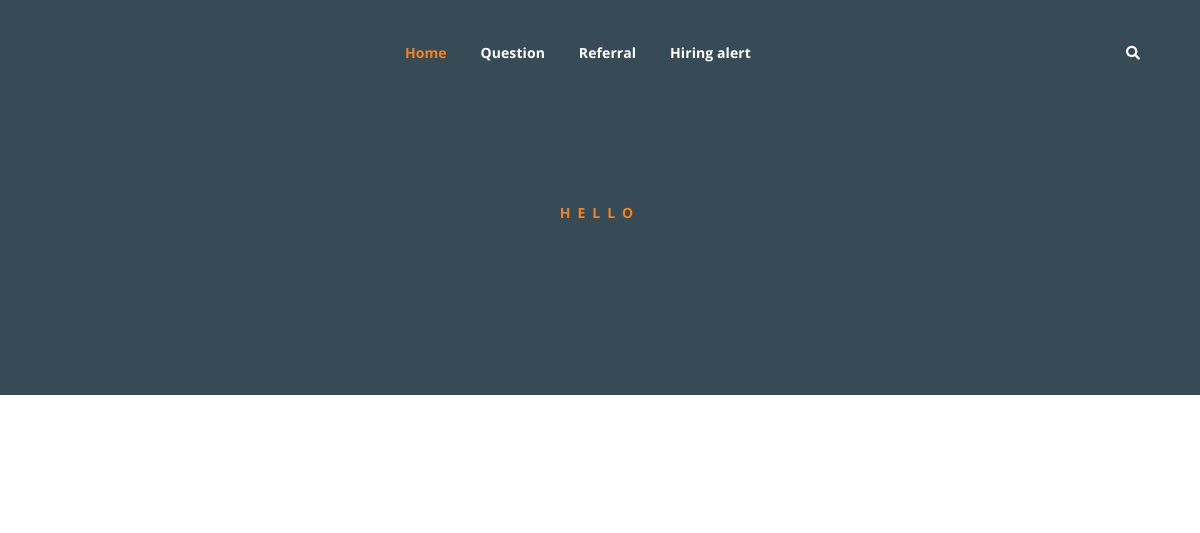
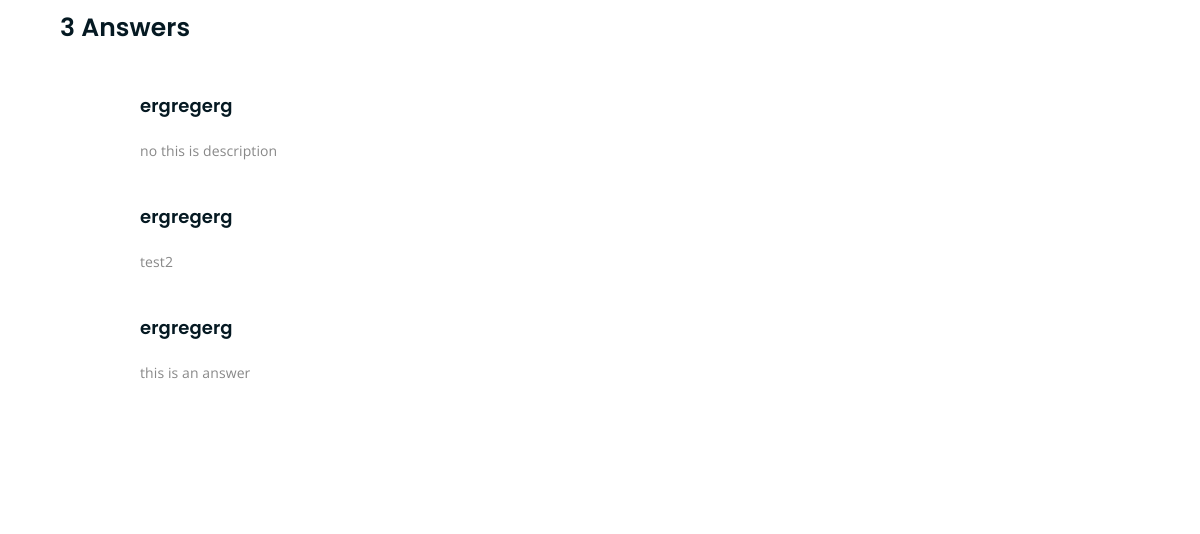
/Student/answer/1/ (upper part), run on an earlier commit of the app's database (2 pictures, top to bottom).
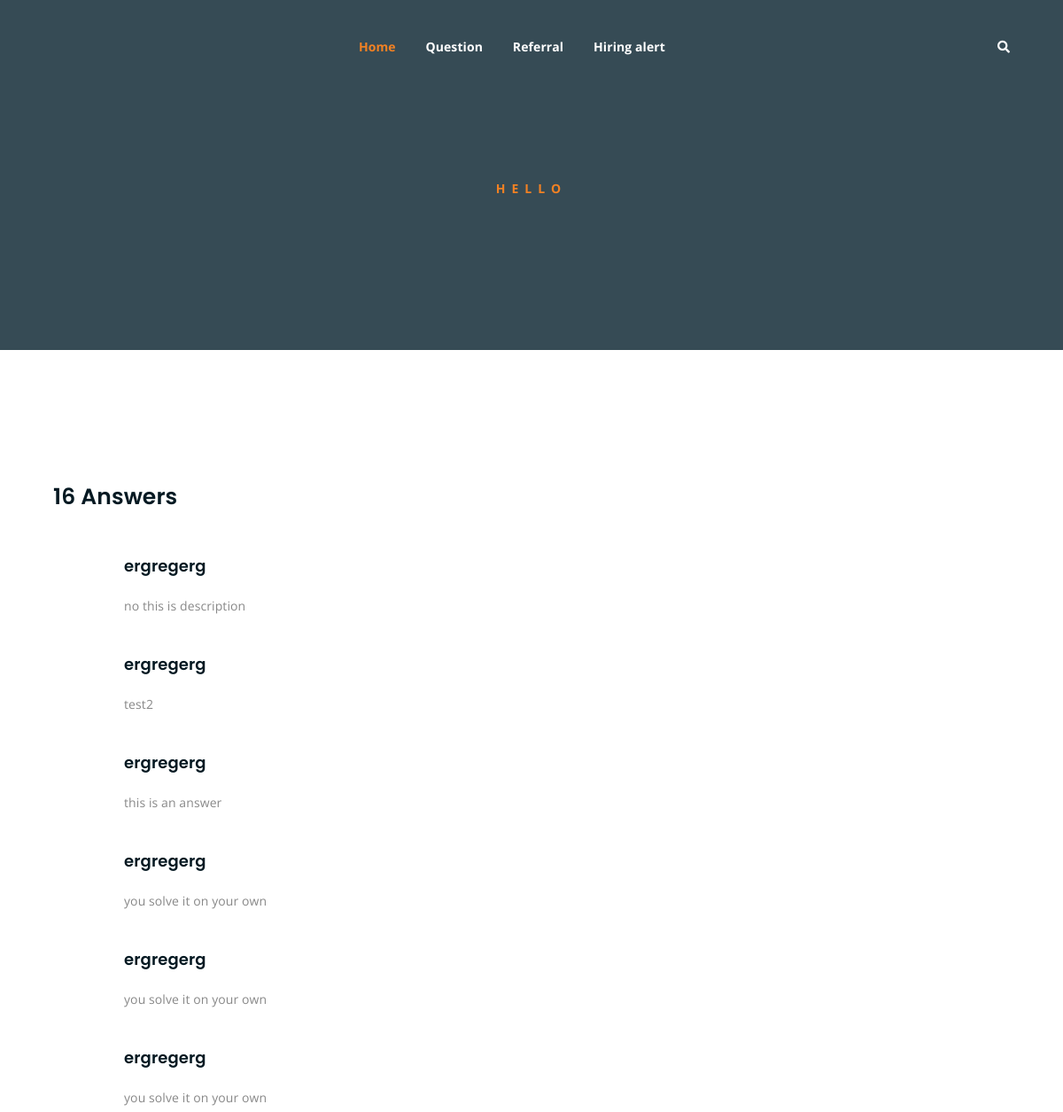
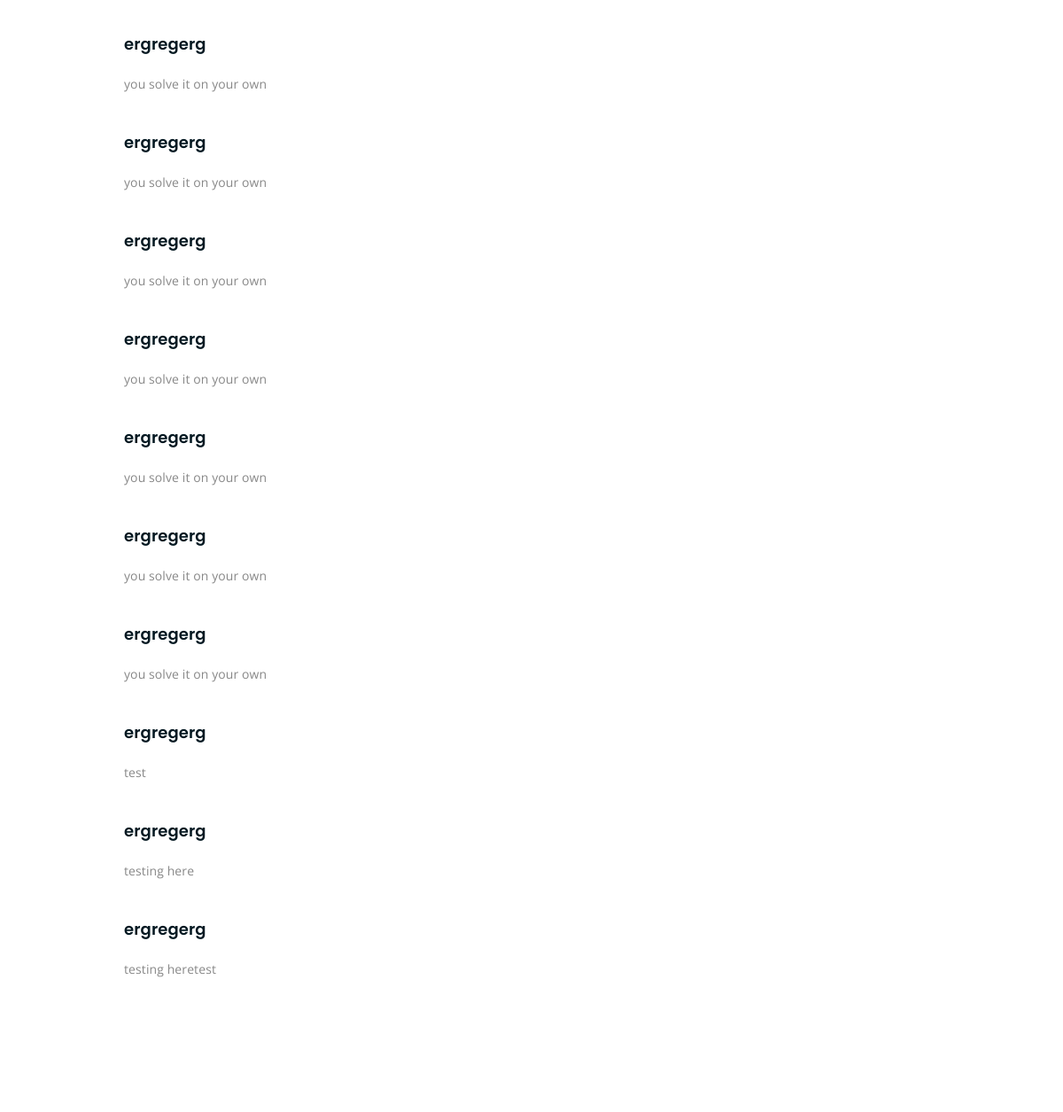
And on a later commit of the database (2 pictures, top to bottom).
### main/models.py (models this page shows)
class Answer(models.Model):
    question = models.ForeignKey(Question,on_delete=models.CASCADE)
    description = models.TextField()
    image = models.ImageField(upload_to='mainapp/question_images/', null=True)
    student = models.ForeignKey(User, on_delete=models.CASCADE)
    date_posted = models.DateTimeField(default=datetime.datetime.now())

class Question(models.Model):
    title = models.CharField(max_length=500)
    description = models.TextField()
    image = models.ImageField(upload_to='mainapp/question_images/', null=True)
    student = models.ForeignKey(User, on_delete=models.CASCADE)
    date_posted = models.DateTimeField(default=datetime.datetime.now)

### main/views.py (the view)
def StudentAnswerListView(request, pk):
    context = {
        "student": Student.objects.filter(user__pk=pk).first(),
        "answers": Answer.objects.filter(student__pk=pk),
    }
    print("in student")
    return render(request, "main/profile_ans.html", context)

### main/templates/main/profile_ans.html (shortened to what this page needs)
{% extends "main/base.html" %}
{% block content%}
<div class="breadcrumb-section breadcrumb-bg">
    <div class="container">
        <div class="row">
            <div class="col-lg-8 offset-lg-2 text-center">
                <div class="breadcrumb-text">
                    <p>Hello</p>
                </div>
            </div>
        </div>
    </div>
</div>
<div class="contact-from-section mt-150 mb-150">
    <div class="container">
            <div class="col-lg-8 mb-5 mb-lg-0">
                <div class="comments-list-wrap">
                    <h3 class="comment-count-title">{{ answers.count }} Answers</h3>
                    <div class="comment-list">
                        {%for ans in answers%}
                        <div class="single-comment-body">
                            <div class="comment-text-body">
                                <h4>{{ans.question.title}}</h4>
                                <p>{{ans.description}}</p>
                            </div>
                        </div>
                        {%endfor%}
                    </div>
                </div>
            </div>
        </div>
</div>
{% endblock content%}

### main/templates/main/base.html (shortened to what this page needs)
{% load static %}
<!DOCTYPE html>
<html lang="en">
<head>
	<link rel="stylesheet" href="{% static 'main/css/all.min.css' %}">
	<link rel="stylesheet" href="{% static 'main/bootstrap/css/bootstrap.min.css' %}">
	<link rel="stylesheet" href="{% static 'main/css/owl.carousel.css' %}">
	<link rel="stylesheet" href="{% static 'main/css/magnific-popup.css' %}">
	<link rel="stylesheet" href="{% static 'main/css/animate.css' %}">
	<link rel="stylesheet" href="{% static 'main/css/meanmenu.min.css' %}">
	<link rel="stylesheet" href="{% static 'main/css/main.css' %}">
	<link rel="stylesheet" href="{% static 'main/css/responsive.css' %}">
</head>
<body>
	<div class="top-header-area" id="sticker">
		<div class="container">
			<div class="row">
				<div class="col-lg-12 col-sm-12 text-center">
					<div class="main-menu-wrap">
						<nav class="main-menu">
							<ul>
								<li class="current-list-item"><a href="#">Home</a>
								</li>
								<li><a href="{% url 'Questions-list-view' %}">Question</a>
								</li>
								<li><a href="#">Referral</a>
								</li>
								<li><a href="news.html">Hiring alert</a>
								</li>
								<li>
									<div class="header-icons">
										<a class="mobile-hide search-bar-icon" href="#"><i
												class="fas fa-search"></i></a>
									</div>
								</li>
							</ul>
						</nav>
					</div>
				</div>
			</div>
		</div>
	</div>
	{% block content %} {% endblock %}
</body>
</html>

### main/static/main/css/main.css (style rules this page uses)
html { font-size: 14px; font-weight: 400; line-height: 28px; height: 100%; }
body { font-family: "Open Sans", sans-serif; font-weight: 400; font-size: 1rem; letter-spacing: 0.1px; line-height: 1.8; color: #051922; overflow-x: hidden; }
a { cursor: pointer; text-decoration: none; -webkit-transition: all 0.2s ease-in-out; -o-transition: all 0.2s ease-in-out; transition: all 0.2s ease-in-out; }
h1, .h1, h2, .h2, h3, .h3, h4, .h4, h5, .h5, h6, .h6 { font-family: "Poppins", sans-serif; font-weight: 700; margin: 0 0 1.25rem 0; color: #051922; }
h3, .h3 { font-size: 2rem; font-weight: 700; line-height: 2.25rem; }
h4, .h4 { font-size: 1.5rem; font-weight: 700; line-height: 1.75rem; }
p { font-family: "Open Sans", sans-serif; font-weight: 400; font-size: 1rem; letter-spacing: 0.1px; line-height: 1.8; color: #051922; margin: 0 0 1.25rem 0; }
p:last-child { margin: 0; }
.mt-150 { margin-top: 150px; }
.mb-150 { margin-bottom: 150px; }
.breadcrumb-bg { background-image: url(../img/breadcrumb-bg.jpg); }
.breadcrumb-text p { color: #F28123; font-weight: 700; text-transform: uppercase; letter-spacing: 7px; }
.breadcrumb-section { padding: 150px 0; background-size: cover; background-position: center center; position: relative; z-index: 1; background-attachment: fixed; padding-top: 200px; }
.breadcrumb-section:after { position: absolute; left: 0; top: 0; width: 100%; height: 100%; content: ""; background-color: #07212e; z-index: -1; opacity: 0.8; }
.top-header-area { position: absolute; z-index: 999; width: 100%; padding: 25px 0; }
nav.main-menu ul { margin: 0; padding: 0; list-style: none; }
nav.main-menu ul li { display: inline-block; }
nav.main-menu ul li a { color: #fff; font-weight: 700; display: block; padding: 15px; }
nav.main-menu ul > li { position: relative; }
nav.main-menu ul li:last-child a { display: inline-block; }
nav.main-menu > ul li:last-child { float: right; }
.main-menu-wrap { position: relative; }
.header-icons a { color: #fff; display: inline-block; padding: 10px; }
nav.main-menu ul li.current-list-item > a { color: #F28123; }
nav.main-menu li a { -webkit-transition: 0.3s; -o-transition: 0.3s; transition: 0.3s; }
.top-header-area .header-icons a { -webkit-transition: 0.3s; -o-transition: 0.3s; transition: 0.3s; }
.top-header-area { -webkit-transition: 0.3s; -o-transition: 0.3s; transition: 0.3s; }
html, body { height: 100%; }
.comments-list-wrap { margin: 100px 0; }
.comments-list-wrap h3 { font-size: 25px; font-weight: 600; margin-bottom: 50px; }
.single-comment-body { position: relative; }
.comment-text-body { padding-left: 80px; margin-bottom: 40px; }
.comment-text-body h4 { font-size: 18px; font-weight: 600; }
.comment-text-body p { color: #888; line-height: 2; margin: 0; }

What changed in the data, as far as the page shows it:
added Answer: question "ergregerg", description "you solve it on your own"
added Answer: question "ergregerg", description "you solve it on your own"
added Answer: question "ergregerg", description "you solve it on your own"
added Answer: question "ergregerg", description "you solve it on your own"
added Answer: question "ergregerg", description "you solve it on your own"
added Answer: question "ergregerg", description "you solve it on your own"
added Answer: question "ergregerg", description "you solve it on your own"
added Answer: question "ergregerg", description "you solve it on your own"
added Answer: question "ergregerg", description "you solve it on your own"
added Answer: question "ergregerg", description "you solve it on your own"
added Answer: question "ergregerg", description "test"
added Answer: question "ergregerg", description "testing here"
added Answer: question "ergregerg", description "testing heretest"
Also different on the page:
{{ answers.count }}: "3" → "16"
